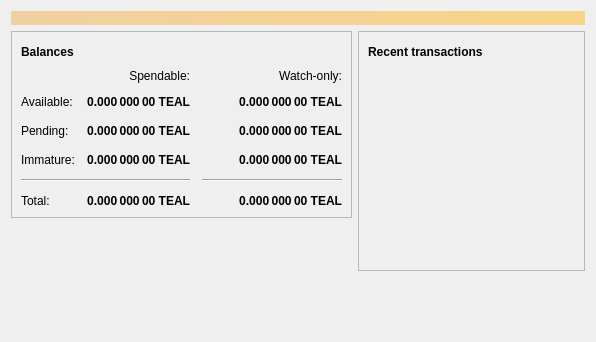
<?xml version="1.0" encoding="UTF-8"?>
<ui version="4.0">
 <class>OverviewPage</class>
 <widget class="QWidget" name="OverviewPage">
  <property name="geometry">
   <rect>
    <x>0</x>
    <y>0</y>
    <width>596</width>
    <height>342</height>
   </rect>
  </property>
  <property name="windowTitle">
   <string>Form</string>
  </property>
  <layout class="QVBoxLayout" name="topLayout">
   <item>
    <widget class="QLabel" name="labelAlerts">
     <property name="visible">
      <bool>false</bool>
     </property>
     <property name="styleSheet">
      <string notr="true">QLabel { background-color: qlineargradient(x1: 0, y1: 0, x2: 1, y2: 0, stop:0 #F0D0A0, stop:1 #F8D488); color:#000000; }</string>
     </property>
     <property name="wordWrap">
      <bool>true</bool>
     </property>
     <property name="margin">
      <number>3</number>
     </property>
     <property name="textInteractionFlags">
      <set>Qt::TextSelectableByMouse</set>
     </property>
    </widget>
   </item>
   <item>
    <layout class="QHBoxLayout" name="horizontalLayout" stretch="1,1">
     <item>
      <layout class="QVBoxLayout" name="verticalLayout_2">
       <item>
        <widget class="QFrame" name="frame">
         <property name="frameShape">
          <enum>QFrame::StyledPanel</enum>
         </property>
         <property name="frameShadow">
          <enum>QFrame::Raised</enum>
         </property>
         <layout class="QVBoxLayout" name="verticalLayout_4">
          <item>
           <layout class="QHBoxLayout" name="horizontalLayout_4">
            <item>
             <widget class="QLabel" name="label_5">
              <property name="font">
               <font>
                <weight>75</weight>
                <bold>true</bold>
               </font>
              </property>
              <property name="text">
               <string>Balances</string>
              </property>
             </widget>
            </item>
            <item>
             <widget class="QPushButton" name="labelWalletStatus">
              <property name="enabled">
               <bool>false</bool>
              </property>
              <property name="maximumSize">
               <size>
                <width>30</width>
                <height>16777215</height>
               </size>
              </property>
              <property name="toolTip">
               <string>The displayed information may be out of date. Your wallet automatically synchronizes with the Tealcoin network after a connection is established, but this process has not completed yet.</string>
              </property>
              <property name="text">
               <string/>
              </property>
              <property name="icon">
               <iconset resource="../bitcoin.qrc">
                <normaloff>:/icons/warning</normaloff>
                <disabledoff>:/icons/warning</disabledoff>:/icons/warning</iconset>
              </property>
              <property name="iconSize">
               <size>
                <width>24</width>
                <height>24</height>
               </size>
              </property>
              <property name="flat">
               <bool>true</bool>
              </property>
             </widget>
            </item>
            <item>
             <spacer name="horizontalSpacer_3">
              <property name="orientation">
               <enum>Qt::Horizontal</enum>
              </property>
              <property name="sizeHint" stdset="0">
               <size>
                <width>40</width>
                <height>20</height>
               </size>
              </property>
             </spacer>
            </item>
           </layout>
          </item>
          <item>
           <layout class="QGridLayout" name="gridLayout">
            <property name="spacing">
             <number>12</number>
            </property>
            <item row="2" column="2">
             <widget class="QLabel" name="labelWatchPending">
              <property name="font">
               <font>
                <weight>75</weight>
                <bold>true</bold>
               </font>
              </property>
              <property name="cursor">
               <cursorShape>IBeamCursor</cursorShape>
              </property>
              <property name="toolTip">
               <string>Unconfirmed transactions to watch-only addresses</string>
              </property>
              <property name="text">
               <string notr="true">0.000 000 00 TEAL</string>
              </property>
              <property name="alignment">
               <set>Qt::AlignRight|Qt::AlignTrailing|Qt::AlignVCenter</set>
              </property>
              <property name="textInteractionFlags">
               <set>Qt::LinksAccessibleByMouse|Qt::TextSelectableByKeyboard|Qt::TextSelectableByMouse</set>
              </property>
             </widget>
            </item>
            <item row="2" column="1">
             <widget class="QLabel" name="labelUnconfirmed">
              <property name="font">
               <font>
                <weight>75</weight>
                <bold>true</bold>
               </font>
              </property>
              <property name="cursor">
               <cursorShape>IBeamCursor</cursorShape>
              </property>
              <property name="toolTip">
               <string>Total of transactions that have yet to be confirmed, and do not yet count toward the spendable balance</string>
              </property>
              <property name="text">
               <string notr="true">0.000 000 00 TEAL</string>
              </property>
              <property name="alignment">
               <set>Qt::AlignRight|Qt::AlignTrailing|Qt::AlignVCenter</set>
              </property>
              <property name="textInteractionFlags">
               <set>Qt::LinksAccessibleByMouse|Qt::TextSelectableByKeyboard|Qt::TextSelectableByMouse</set>
              </property>
             </widget>
            </item>
            <item row="3" column="2">
             <widget class="QLabel" name="labelWatchImmature">
              <property name="font">
               <font>
                <weight>75</weight>
                <bold>true</bold>
               </font>
              </property>
              <property name="cursor">
               <cursorShape>IBeamCursor</cursorShape>
              </property>
              <property name="toolTip">
               <string>Mined balance in watch-only addresses that has not yet matured</string>
              </property>
              <property name="text">
               <string notr="true">0.000 000 00 TEAL</string>
              </property>
              <property name="alignment">
               <set>Qt::AlignRight|Qt::AlignTrailing|Qt::AlignVCenter</set>
              </property>
              <property name="textInteractionFlags">
               <set>Qt::LinksAccessibleByMouse|Qt::TextSelectableByKeyboard|Qt::TextSelectableByMouse</set>
              </property>
             </widget>
            </item>
            <item row="4" column="0" colspan="2">
             <widget class="Line" name="line">
              <property name="orientation">
               <enum>Qt::Horizontal</enum>
              </property>
             </widget>
            </item>
            <item row="4" column="2">
             <widget class="Line" name="lineWatchBalance">
              <property name="sizePolicy">
               <sizepolicy hsizetype="Preferred" vsizetype="Fixed">
                <horstretch>0</horstretch>
                <verstretch>0</verstretch>
               </sizepolicy>
              </property>
              <property name="minimumSize">
               <size>
                <width>140</width>
                <height>0</height>
               </size>
              </property>
              <property name="orientation">
               <enum>Qt::Horizontal</enum>
              </property>
             </widget>
            </item>
            <item row="5" column="0">
             <widget class="QLabel" name="labelTotalText">
              <property name="text">
               <string>Total:</string>
              </property>
             </widget>
            </item>
            <item row="3" column="1">
             <widget class="QLabel" name="labelImmature">
              <property name="font">
               <font>
                <weight>75</weight>
                <bold>true</bold>
               </font>
              </property>
              <property name="cursor">
               <cursorShape>IBeamCursor</cursorShape>
              </property>
              <property name="toolTip">
               <string>Mined balance that has not yet matured</string>
              </property>
              <property name="text">
               <string notr="true">0.000 000 00 TEAL</string>
              </property>
              <property name="alignment">
               <set>Qt::AlignRight|Qt::AlignTrailing|Qt::AlignVCenter</set>
              </property>
              <property name="textInteractionFlags">
               <set>Qt::LinksAccessibleByMouse|Qt::TextSelectableByKeyboard|Qt::TextSelectableByMouse</set>
              </property>
             </widget>
            </item>
            <item row="2" column="3">
             <spacer name="horizontalSpacer_2">
              <property name="orientation">
               <enum>Qt::Horizontal</enum>
              </property>
              <property name="sizeHint" stdset="0">
               <size>
                <width>40</width>
                <height>20</height>
               </size>
              </property>
             </spacer>
            </item>
            <item row="3" column="0">
             <widget class="QLabel" name="labelImmatureText">
              <property name="text">
               <string>Immature:</string>
              </property>
             </widget>
            </item>
            <item row="5" column="1">
             <widget class="QLabel" name="labelTotal">
              <property name="font">
               <font>
                <weight>75</weight>
                <bold>true</bold>
               </font>
              </property>
              <property name="cursor">
               <cursorShape>IBeamCursor</cursorShape>
              </property>
              <property name="toolTip">
               <string>Your current total balance</string>
              </property>
              <property name="text">
               <string notr="true">0.000 000 00 TEAL</string>
              </property>
              <property name="alignment">
               <set>Qt::AlignRight|Qt::AlignTrailing|Qt::AlignVCenter</set>
              </property>
              <property name="textInteractionFlags">
               <set>Qt::LinksAccessibleByMouse|Qt::TextSelectableByKeyboard|Qt::TextSelectableByMouse</set>
              </property>
             </widget>
            </item>
            <item row="5" column="2">
             <widget class="QLabel" name="labelWatchTotal">
              <property name="font">
               <font>
                <weight>75</weight>
                <bold>true</bold>
               </font>
              </property>
              <property name="cursor">
               <cursorShape>IBeamCursor</cursorShape>
              </property>
              <property name="toolTip">
               <string>Current total balance in watch-only addresses</string>
              </property>
              <property name="text">
               <string notr="true">0.000 000 00 TEAL</string>
              </property>
              <property name="alignment">
               <set>Qt::AlignRight|Qt::AlignTrailing|Qt::AlignVCenter</set>
              </property>
              <property name="textInteractionFlags">
               <set>Qt::LinksAccessibleByMouse|Qt::TextSelectableByKeyboard|Qt::TextSelectableByMouse</set>
              </property>
             </widget>
            </item>
            <item row="0" column="2">
             <widget class="QLabel" name="labelWatchonly">
              <property name="text">
               <string>Watch-only:</string>
              </property>
              <property name="alignment">
               <set>Qt::AlignRight|Qt::AlignTrailing|Qt::AlignVCenter</set>
              </property>
             </widget>
            </item>
            <item row="1" column="0">
             <widget class="QLabel" name="labelBalanceText">
              <property name="text">
               <string>Available:</string>
              </property>
             </widget>
            </item>
            <item row="1" column="1">
             <widget class="QLabel" name="labelBalance">
              <property name="font">
               <font>
                <weight>75</weight>
                <bold>true</bold>
               </font>
              </property>
              <property name="cursor">
               <cursorShape>IBeamCursor</cursorShape>
              </property>
              <property name="toolTip">
               <string>Your current spendable balance</string>
              </property>
              <property name="text">
               <string notr="true">0.000 000 00 TEAL</string>
              </property>
              <property name="alignment">
               <set>Qt::AlignRight|Qt::AlignTrailing|Qt::AlignVCenter</set>
              </property>
              <property name="textInteractionFlags">
               <set>Qt::LinksAccessibleByMouse|Qt::TextSelectableByKeyboard|Qt::TextSelectableByMouse</set>
              </property>
             </widget>
            </item>
            <item row="1" column="2">
             <widget class="QLabel" name="labelWatchAvailable">
              <property name="font">
               <font>
                <weight>75</weight>
                <bold>true</bold>
               </font>
              </property>
              <property name="cursor">
               <cursorShape>IBeamCursor</cursorShape>
              </property>
              <property name="toolTip">
               <string>Your current balance in watch-only addresses</string>
              </property>
              <property name="text">
               <string notr="true">0.000 000 00 TEAL</string>
              </property>
              <property name="alignment">
               <set>Qt::AlignRight|Qt::AlignTrailing|Qt::AlignVCenter</set>
              </property>
              <property name="textInteractionFlags">
               <set>Qt::LinksAccessibleByMouse|Qt::TextSelectableByKeyboard|Qt::TextSelectableByMouse</set>
              </property>
             </widget>
            </item>
            <item row="2" column="0">
             <widget class="QLabel" name="labelPendingText">
              <property name="text">
               <string>Pending:</string>
              </property>
             </widget>
            </item>
            <item row="0" column="1">
             <widget class="QLabel" name="labelSpendable">
              <property name="text">
               <string>Spendable:</string>
              </property>
              <property name="alignment">
               <set>Qt::AlignRight|Qt::AlignTrailing|Qt::AlignVCenter</set>
              </property>
             </widget>
            </item>
           </layout>
          </item>
         </layout>
        </widget>
       </item>
       <item>
        <spacer name="verticalSpacer">
         <property name="orientation">
          <enum>Qt::Vertical</enum>
         </property>
         <property name="sizeHint" stdset="0">
          <size>
           <width>20</width>
           <height>40</height>
          </size>
         </property>
        </spacer>
       </item>
      </layout>
     </item>
     <item>
      <layout class="QVBoxLayout" name="verticalLayout_3">
       <item>
        <widget class="QFrame" name="frame_2">
         <property name="frameShape">
          <enum>QFrame::StyledPanel</enum>
         </property>
         <property name="frameShadow">
          <enum>QFrame::Raised</enum>
         </property>
         <layout class="QVBoxLayout" name="verticalLayout">
          <item>
           <layout class="QHBoxLayout" name="horizontalLayout_2">
            <item>
             <widget class="QLabel" name="label_4">
              <property name="font">
               <font>
                <weight>75</weight>
                <bold>true</bold>
               </font>
              </property>
              <property name="text">
               <string>Recent transactions</string>
              </property>
             </widget>
            </item>
            <item>
             <widget class="QPushButton" name="labelTransactionsStatus">
              <property name="enabled">
               <bool>false</bool>
              </property>
              <property name="maximumSize">
               <size>
                <width>30</width>
                <height>16777215</height>
               </size>
              </property>
              <property name="toolTip">
               <string>The displayed information may be out of date. Your wallet automatically synchronizes with the Tealcoin network after a connection is established, but this process has not completed yet.</string>
              </property>
              <property name="text">
               <string/>
              </property>
              <property name="icon">
               <iconset resource="../bitcoin.qrc">
                <normaloff>:/icons/warning</normaloff>
                <disabledoff>:/icons/warning</disabledoff>:/icons/warning</iconset>
              </property>
              <property name="iconSize">
               <size>
                <width>24</width>
                <height>24</height>
               </size>
              </property>
              <property name="flat">
               <bool>true</bool>
              </property>
             </widget>
            </item>
            <item>
             <spacer name="horizontalSpacer">
              <property name="orientation">
               <enum>Qt::Horizontal</enum>
              </property>
              <property name="sizeHint" stdset="0">
               <size>
                <width>40</width>
                <height>20</height>
               </size>
              </property>
             </spacer>
            </item>
           </layout>
          </item>
          <item>
           <widget class="QListView" name="listTransactions">
            <property name="styleSheet">
             <string notr="true">QListView { background: transparent; }</string>
            </property>
            <property name="frameShape">
             <enum>QFrame::NoFrame</enum>
            </property>
            <property name="verticalScrollBarPolicy">
             <enum>Qt::ScrollBarAlwaysOff</enum>
            </property>
            <property name="horizontalScrollBarPolicy">
             <enum>Qt::ScrollBarAlwaysOff</enum>
            </property>
            <property name="selectionMode">
             <enum>QAbstractItemView::NoSelection</enum>
            </property>
           </widget>
          </item>
         </layout>
        </widget>
       </item>
       <item>
        <spacer name="verticalSpacer_2">
         <property name="orientation">
          <enum>Qt::Vertical</enum>
         </property>
         <property name="sizeHint" stdset="0">
          <size>
           <width>20</width>
           <height>40</height>
          </size>
         </property>
        </spacer>
       </item>
      </layout>
     </item>
    </layout>
   </item>
  </layout>
 </widget>
 <resources/>
 <connections/>
</ui>
